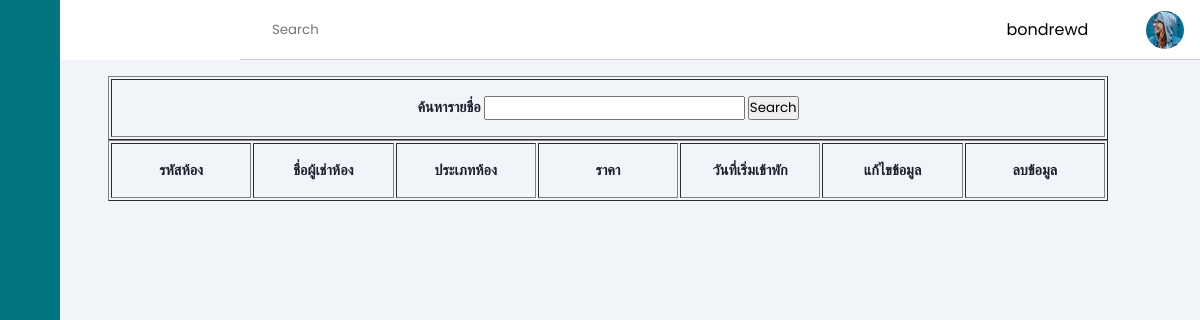
The app's page /viewroom.php (signed in), older data.
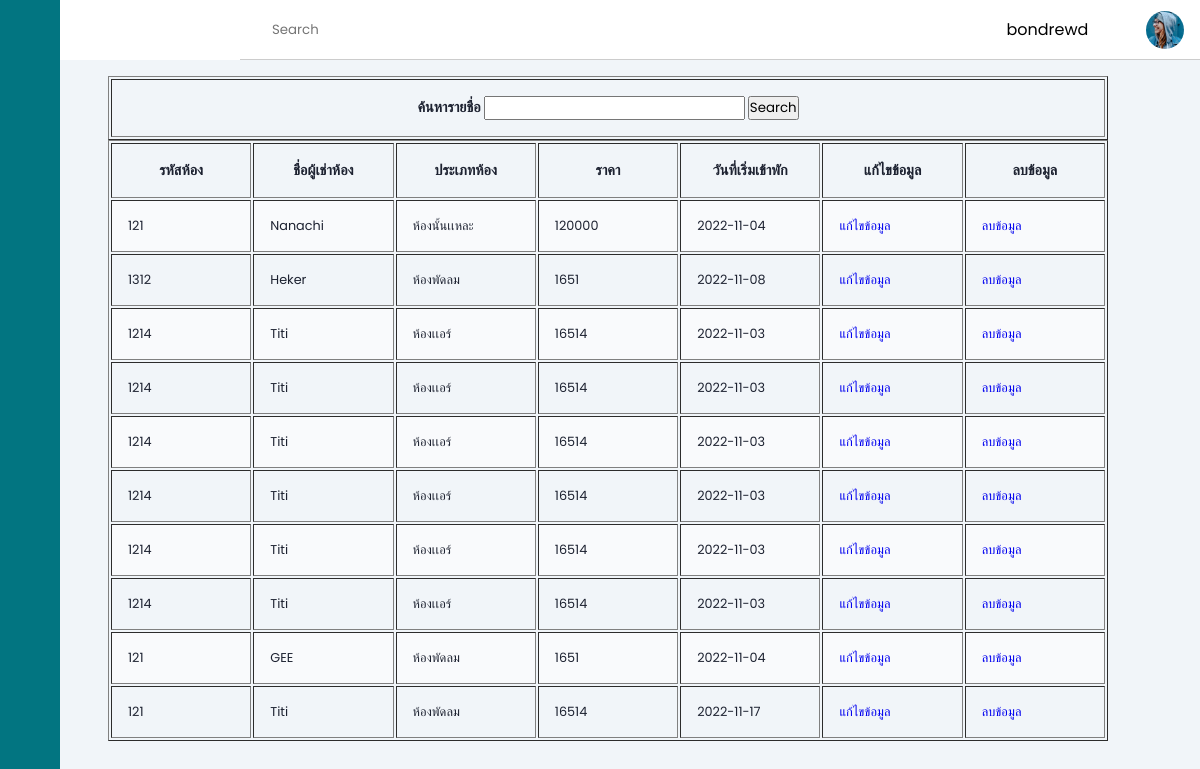
The same page, newer data.
### tables this page shows
CREATE TABLE `rooms` (
  `roomid` varchar(10) NOT NULL,
  `userroom` varchar(30) NOT NULL,
  `typeroom` varchar(30) NOT NULL,
  `price` int(20) NOT NULL,
  `startdate` date NOT NULL
);

### viewroom.php (the view, shortened to what this page needs)
<?php
include 'connect.php';
include 'session.php';
include 'headbar.php';
?>
<!DOCTYPE html>
<html lang="en">
<head>
    <link rel="stylesheet" href="https://cdn.jsdelivr.net/gh/lykmapipo/themify-icons@0.1.2/css/themify-icons.css">
        <link rel="stylesheet" href="style.css">
</head>
<body>
<?php
            $strKeyword = null;
        ?>
    <?php
    $sql = "select * from rooms where roomid like '%".$strKeyword."%' ";
    $query = mysqli_query($con,$sql);
    ?>
    <div class="main-content">
    <main>
    <form name="resechdata" method="POST" action="<?php echo $_SERVER['SCRIPT_NAME'];?>">
        <table width = 1000 border="1">
            <tr>
                <th>ค้นหารายชื่อ
                    <input name="txtKeyword" type="text" id="txtKeyword" value="<?php echo $strKeyword ?>">
                    <input type="submit" value="Search">
                </th>
            </tr>
        </table>
    </form>
    <table width="1000" border="1">
            <tr>
                <th width= "100">รหัสห้อง</th>
                <th width= "100">ชื่อผู้เช่าห้อง</th>
                <th width= "100">ประเภทห้อง</th>
                <th width= "100">ราคา</th>
                <th width= "100">วันที่เริ่มเข้าพัก</th>
                <th width= "100">แก้ไขข้อมูล</th>
                <th width= "100">ลบข้อมูล</th>
            </tr>
            <?php
                while($result=mysqli_fetch_array($query,MYSQLI_ASSOC))
                {
                  ?>
                  <tr>
                      <td><?php echo $result["roomid"];?></td>
                      <td><?php echo $result["userroom"];?></td>
                      <td><?php echo $result["typeroom"];?></td>
                      <td><?php echo $result["price"];?></td>
                      <td><?php echo $result["startdate"];?></td>
                      <td> <a href="editroom.php?id=<?php echo $result["roomid"];?>">แก้ไขข้อมูล</a> </td>
                      <td> <a href="deleteroom.php?id=<?php echo $result["roomid"];?>">ลบข้อมูล</a></td>
                  </tr>
                  <?php
                }
            ?>
    </table>
    </main>
    </div>
    </body>
</body>
</html>

### session.php (shortened to what this page needs)
<?php
if($_SESSION["Userlevel"]=="A"){
    include 'sidebar.php';
}else{
    include 'sidebarM.php';
};
?>

### sidebar.php (shortened to what this page needs)
<div name="sidbarnav" class="sidebar">
    <div class="sidebar-header">
    </div>
    <div class="sidebar-menu">
        <ul>
        </ul>
    </div>
</div>

### headbar.php (shortened to what this page needs)
<header>
    <div class="search-wrapper">
        <input type="search" placeholder="Search">
    </div>
    <div class="social-icons">
    <?php print_r($_SESSION["Users"]);?>
        <div></div>
    </div>
</header>

### style.css (style rules this page uses)
:root { --main-color: #027581; --color-dark: #1D2231; --text-grey: #8390A2; }
* { font-family: 'Poppins', sans-serif; margin: 0; padding: 0; text-decoration: none; list-style-type: none; box-sizing: border-box; }
.sidebar { height: 100%; width: 240px; position: fixed; left: 0; top: 0; z-index: 100; background: var(--main-color); color: #fff; overflow-y: auto; transition: width 500ms; }
.sidebar-header { display: flex; justify-content: space-between; align-items: center; height: 60px; padding: 0rem 1rem; }
.sidebar-menu { padding: 1rem; }
.main-content { position: relative; margin-left: 240px; transition: margin-left 500ms; }
header { position: fixed; left: 240px; top: 0; z-index: 100; width: calc(100% - 240px); background: #fff; height: 60px; padding: 0rem 1rem; display: flex; align-items: center; justify-content: space-between; border-bottom: 1px solid #ccc; transition: left 500ms; }
.search-wrapper { display: flex; align-items: center; }
.search-wrapper input { border: 0; outline: 0; padding: 1rem; height: 38px; }
.social-icons { display: flex; align-items: center; }
.social-icons span, .social-icons div { margin-left: 1.2rem; }
.social-icons div { height: 38px; width: 38px; background-size: cover; background-repeat: no-repeat; background-image: url(img/1.jpg); border-radius: 50%; }
main { margin-top: 60px; background: #f1f5f9; min-height: 90vh; padding: 1rem 3rem; }
th, td { font-size: .9rem; padding: 1rem 1rem; color: var(--color-dark); }
td { font-size: .8rem; }
tbody tr:nth-child(even) { background: #f9fafc; }
@media only screen and (max-width: 1200px) { .sidebar { width: 60px; z-index: 150; } }
@media only screen and (max-width: 1200px) { .sidebar .sidebar-header, .sidebar li { display: flex; justify-content: center; } }
@media only screen and (max-width: 1200px) { .main-content { margin-left: 60px; } }

Row changes from the older to the newer data that the page shows:
added rooms: roomid "121", userroom "Nanachi", typeroom "ห้องนั้นเเหละ", price "120000", startdate "2022-11-04"
added rooms: roomid "1312", userroom "Heker", typeroom "ห้องพัดลม", price "1651", startdate "2022-11-08"
added rooms: roomid "1214", userroom "Titi", typeroom "ห้องเเอร์", price "16514", startdate "2022-11-03"
added rooms: roomid "1214", userroom "Titi", typeroom "ห้องเเอร์", price "16514", startdate "2022-11-03"
added rooms: roomid "1214", userroom "Titi", typeroom "ห้องเเอร์", price "16514", startdate "2022-11-03"
added rooms: roomid "1214", userroom "Titi", typeroom "ห้องเเอร์", price "16514", startdate "2022-11-03"
added rooms: roomid "1214", userroom "Titi", typeroom "ห้องเเอร์", price "16514", startdate "2022-11-03"
added rooms: roomid "1214", userroom "Titi", typeroom "ห้องเเอร์", price "16514", startdate "2022-11-03"
added rooms: roomid "121", userroom "GEE", typeroom "ห้องพัดลม", price "1651", startdate "2022-11-04"
added rooms: roomid "121", userroom "Titi", typeroom "ห้องพัดลม", price "16514", startdate "2022-11-17"
